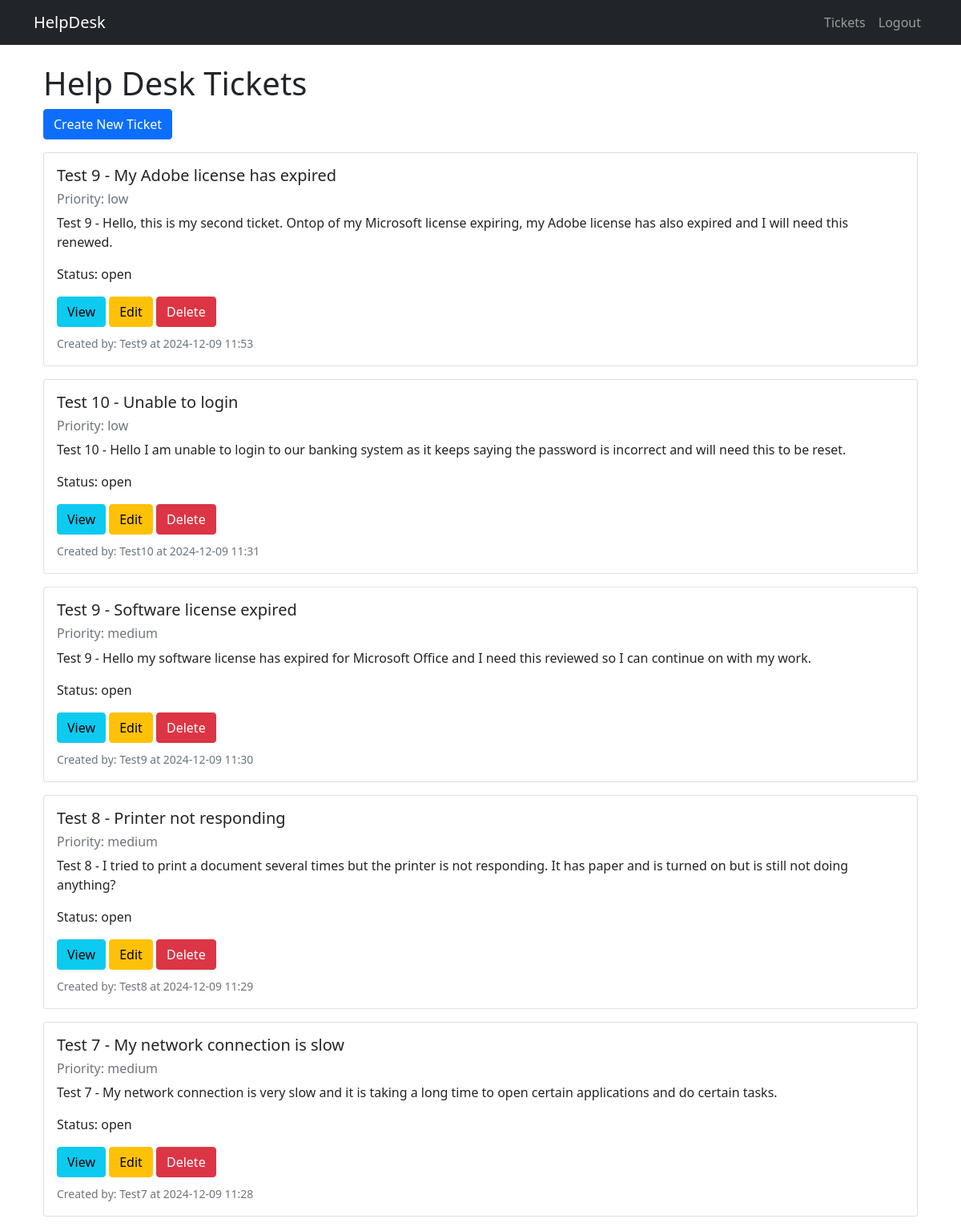
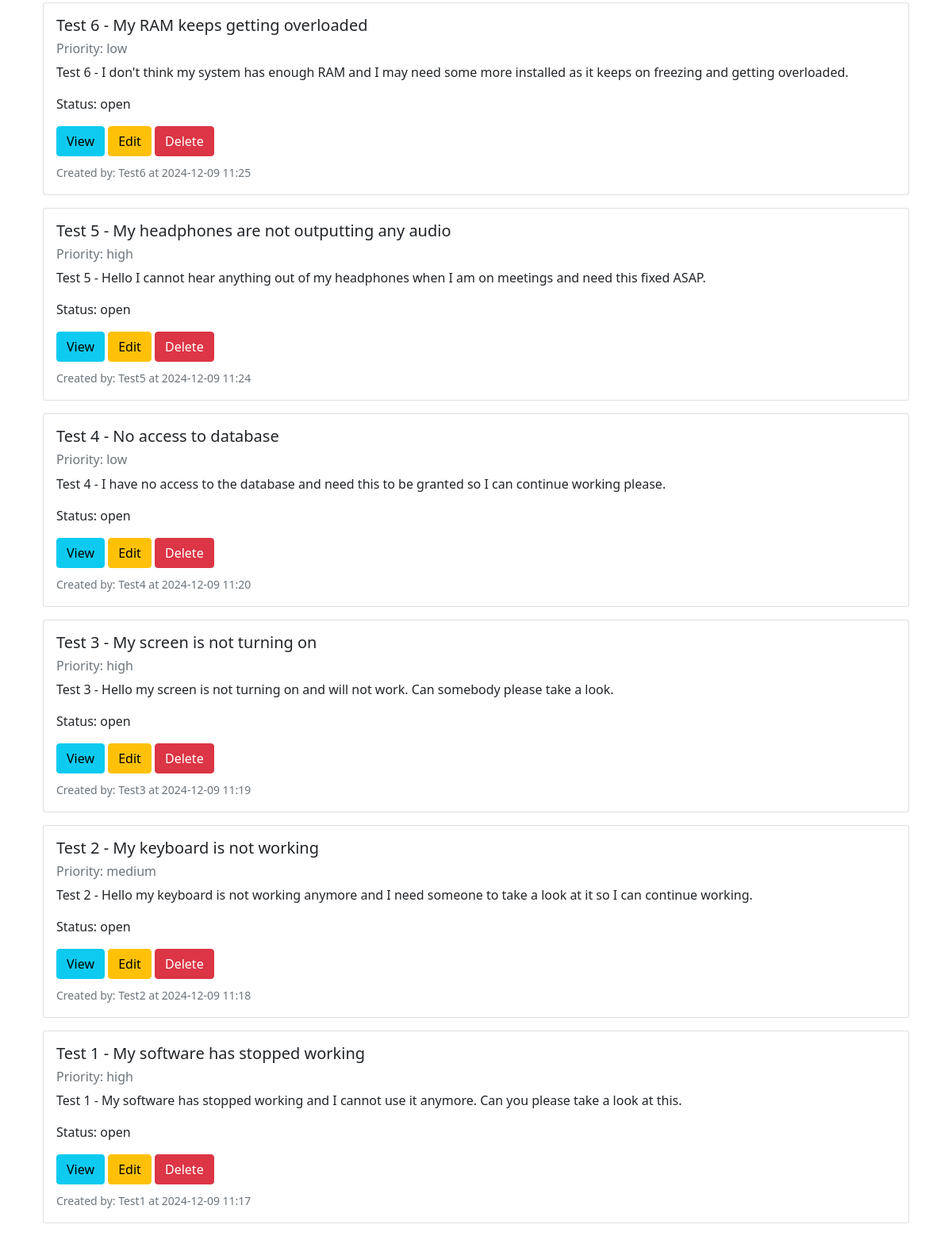
The app's page /tickets (signed in) with its own data (2 pictures, top to bottom).
### app/models.py (models this page shows, shortened)
class Ticket(db.Model):
    id = db.Column(db.Integer, primary_key=True)
    title = db.Column(db.String(100), nullable=False)
    description = db.Column(db.Text, nullable=False)
    status = db.Column(db.String(20), default='open')
    priority = db.Column(db.String(20), default='medium')
    created_at = db.Column(db.DateTime, default=datetime.now)
    updated_at = db.Column(db.DateTime, default=datetime.now, onupdate=datetime.now)
    author_id = db.Column(db.Integer, db.ForeignKey('user.id'), nullable=False)
    assigned_to = db.Column(db.Integer, db.ForeignKey('user.id'))
    comments = db.relationship('Comment', backref='ticket', lazy='dynamic', cascade='all, delete-orphan')

class User(UserMixin, db.Model):
    id = db.Column(db.Integer, primary_key=True)
    username = db.Column(db.String(64), unique=True, nullable=False)
    email = db.Column(db.String(120), unique=True, nullable=False)
    password_hash = db.Column(db.String(128))
    is_admin = db.Column(db.Boolean, default=False)
    created_at = db.Column(db.DateTime, default=datetime.now)
    tickets_created = db.relationship('Ticket', backref='author', lazy='dynamic', foreign_keys='Ticket.author_id')
    tickets_assigned = db.relationship('Ticket', backref='assigned_user', lazy='dynamic', foreign_keys='Ticket.assigned_to')
    comments = db.relationship('Comment', backref='author', lazy='dynamic')

### app/routes/tickets.py (the view)
@bp.route('/tickets')
@login_required
def list_tickets():
    if current_user.is_admin:
        tickets = Ticket.query.order_by(Ticket.created_at.desc()).all()
    else:
        tickets = Ticket.query.filter_by(author=current_user).order_by(Ticket.created_at.desc()).all()
    return render_template('tickets/list.html', tickets=tickets)

### app/__init__.py (called while the page is built)
def create_app(config_class=Config):
    app = Flask(__name__)
    app.config.from_object(config_class)
    db.init_app(app)
    login_manager.init_app(app)
    from app.routes.main import bp as main_bp
    from app.routes.auth import bp as auth_bp
    from app.routes.tickets import bp as tickets_bp
    app.register_blueprint(main_bp)
    app.register_blueprint(auth_bp)
    app.register_blueprint(tickets_bp)
    @login_manager.user_loader
    def load_user(id):
        from app.models import User
        return User.query.get(int(id))
    return app

### app/templates/tickets/list.html
{% extends "base.html" %} {% block title %}Tickets{% endblock %} {% block
content %}
<div class="container">
  <h1>Help Desk Tickets</h1>
  <div class="mb-3">
    <a href="{{ url_for('tickets.create_ticket') }}" class="btn btn-primary"
      >Create New Ticket</a
    >
  </div>
   {% if tickets %} {%
  for ticket in tickets %}
  <div class="card mb-3">
    <div class="card-body">
      <h5 class="card-title">{{ ticket.title }}</h5>
      <h6 class="text-muted">Priority: {{ ticket.priority }}</h6>
      <p class="card-text">{{ ticket.description }}</p>
      <p>Status: {{ ticket.status }}</p>
      <div>
        <a
          href="{{ url_for('tickets.view_ticket', id=ticket.id) }}"
          class="btn btn-info"
          >View</a
        >
        <a
          href="{{ url_for('tickets.update_ticket', id=ticket.id) }}"
          class="btn btn-warning"
          >Edit</a
        >
         {% if current_user.is_admin %}
        <a
          href="{{ url_for('tickets.delete_ticket', id=ticket.id) }}"
          class="btn btn-danger"
          onclick="return confirm('Are you sure you want to delete this ticket?');"
          >Delete</a
        >
        {% endif %}
      </div>
      <div class="mt-2">
        <small class="text-muted"
          >Created by: {{ ticket.author.username }} at {{
          ticket.created_at.strftime('%Y-%m-%d %H:%M') }}</small
        >
      </div>
    </div>
  </div>
  {% endfor %} {% else %}
  <div class="alert alert-info">No tickets found.</div>
  {% endif %}
</div>
{% endblock %}

### app/templates/base.html (shortened to what this page needs)
<!DOCTYPE html>
<html>
  <head>
    <link
      rel="stylesheet"
      href="https://cdn.jsdelivr.net/npm/bootstrap@5.1.3/dist/css/bootstrap.min.css"
    />
  </head>
  <body>
    <nav class="navbar navbar-expand-lg navbar-dark bg-dark">
      <div class="container">
        <a class="navbar-brand" href="{{ url_for('main.index') }}">HelpDesk</a>
        <div class="navbar-nav">
           {% if
          current_user.is_authenticated %}
          <a
            class="nav-item nav-link"
            href="{{ url_for('tickets.list_tickets') }}"
            >Tickets</a
          >
          <a class="nav-item nav-link" href="{{ url_for('auth.logout') }}"
            >Logout</a
          >
          {% endif %}
        </div>
      </div>
    </nav>
    <div class="container mt-4">
       {% block content %}{% endblock %}
    </div>
  </body>
</html>

### records on screen
Ticket: title "Test 9 - My Adobe license has expired", priority "low", description "Test 9 - Hello, this is my second ticket. Ontop of my Microsoft license expiring, my Adobe license has also expired and I will need this renewed.", status "open", author.username "Test9", created_at "2024-12-09 11:53"
Ticket: title "Test 10 - Unable to login", priority "low", description "Test 10 - Hello I am unable to login to our banking system as it keeps saying the password is incorrect and will need this to be reset.", status "open", author.username "Test10", created_at "2024-12-09 11:31"
Ticket: title "Test 9 - Software license expired", priority "medium", description "Test 9 - Hello my software license has expired for Microsoft Office and I need this reviewed so I can continue on with my work.", status "open", author.username "Test9", created_at "2024-12-09 11:30"
Ticket: title "Test 8 - Printer not responding", priority "medium", description "Test 8 - I tried to print a document several times but the printer is not responding. It has paper and is turned on but is still not doing anything?", status "open", author.username "Test8", created_at "2024-12-09 11:29"
Ticket: title "Test 7 - My network connection is slow", priority "medium", description "Test 7 - My network connection is very slow and it is taking a long time to open certain applications and do certain tasks.", status "open", author.username "Test7", created_at "2024-12-09 11:28"
Ticket: title "Test 6 - My RAM keeps getting overloaded", priority "low", description "Test 6 - I don't think my system has enough RAM and I may need some more installed as it keeps on freezing and getting overloaded.", status "open", author.username "Test6", created_at "2024-12-09 11:25"
Ticket: title "Test 5 - My headphones are not outputting any audio", priority "high", description "Test 5 - Hello I cannot hear anything out of my headphones when I am on meetings and need this fixed ASAP.", status "open", author.username "Test5", created_at "2024-12-09 11:24"
Ticket: title "Test 4 - No access to database", priority "low", description "Test 4 - I have no access to the database and need this to be granted so I can continue working please.", status "open", author.username "Test4", created_at "2024-12-09 11:20"
Ticket: title "Test 3 - My screen is not turning on", priority "high", description "Test 3 - Hello my screen is not turning on and will not work. Can somebody please take a look.", status "open", author.username "Test3", created_at "2024-12-09 11:19"
Ticket: title "Test 2 - My keyboard is not working", priority "medium", description "Test 2 - Hello my keyboard is not working anymore and I need someone to take a look at it so I can continue working.", status "open", author.username "Test2", created_at "2024-12-09 11:18"
Ticket: title "Test 1 - My software has stopped working", priority "high", description "Test 1 - My software has stopped working and I cannot use it anymore. Can you please take a look at this.", status "open", author.username "Test1", created_at "2024-12-09 11:17"
